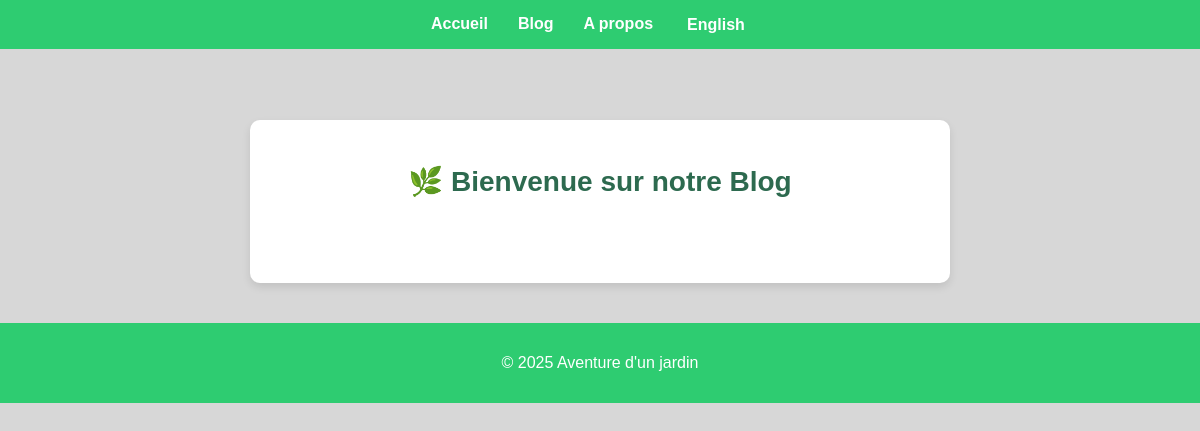
The page /blog/ on the database as committed earlier.
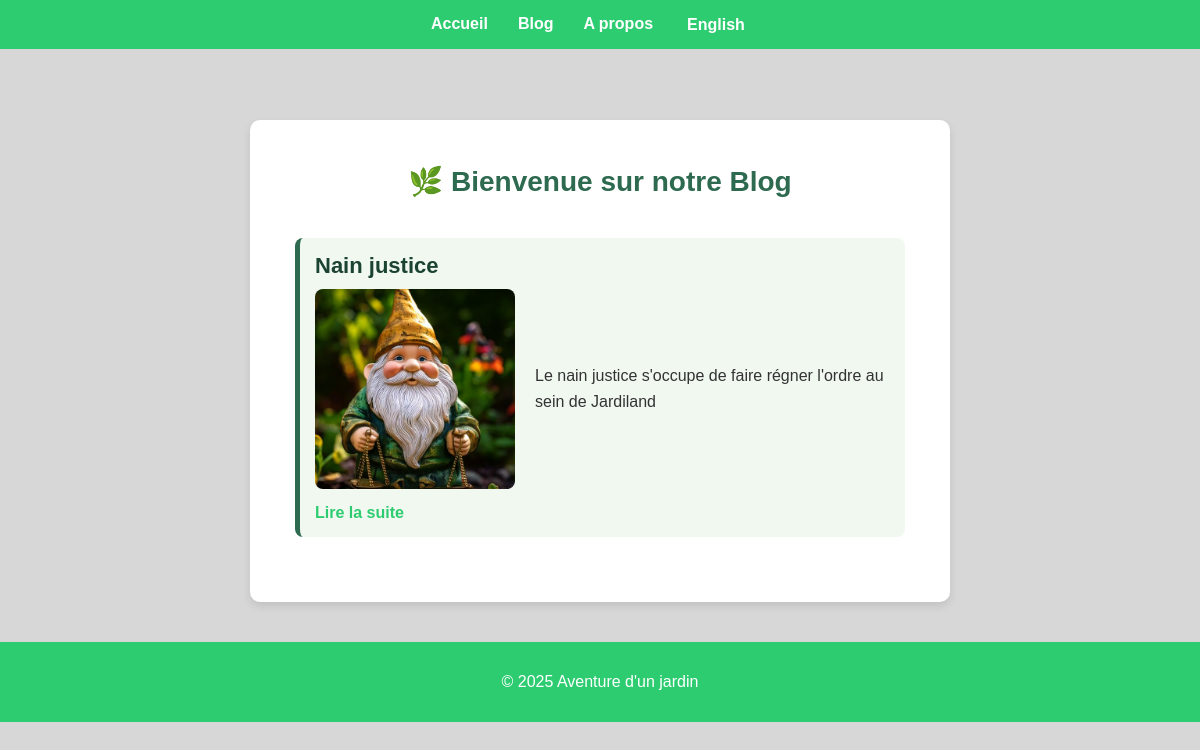
The same page on the database as committed later.
### blog/models.py (models this page shows, shortened)
class Post(models.Model):
    title = models.CharField(max_length=200 , unique= True)
    slug = models.SlugField(max_length=200, unique= True)
    author = models.ForeignKey(User , on_delete= models.CASCADE, related_name='blog_posts')
    created_on = models.DateTimeField(auto_now= True)
    updated_on = models.DateTimeField(auto_now= True)
    content = models.TextField()
    status = models.IntegerField(choices=STATUS , default=0)
    image = models.ImageField(upload_to='post_images/', null=True, blank=True)
    class Meta:
        ordering = ['-created_on']

### blog/views.py (the view)
# urls.py: path('blog/', views.post_list, name="blog"),
def post_list(request):
    posts = Post.objects.filter(status=1).order_by('created_on')
    return render(request, 'blog.html', {'posts': posts})

### blog/templates/blog.html (shortened to what this page needs)
{% extends 'base.html' %}
{% load i18n %}
{% block content %}
<div class="blog-container">
    <h1 class="blog-title">{% trans "🌿 Bienvenue sur notre Blog" %}</h1>
    {% if posts %}
    {% for post in posts %}
    <div class="post">
        <h2 class="post-title">{{ post.title }}</h2>
        <div class="post-content">
            <img src="{{ post.image.url }}" alt="{{ post.title }}" class="post-image">
            <p>{{ post.content }}</p>
        </div>
        <a href="{% url 'blog:post_detail' post.id %}" class="post-link">{% trans "Lire la suite"%}</a>
    </div>
    {% endfor %}
    {% endif %}
</div>
{% endblock %}

Rows that differ between the two databases and show on the page:
added Post: title "Nain justice", image (picture), content "Le nain justice s'occupe de faire régner l'ordre au sein de Jardiland"
